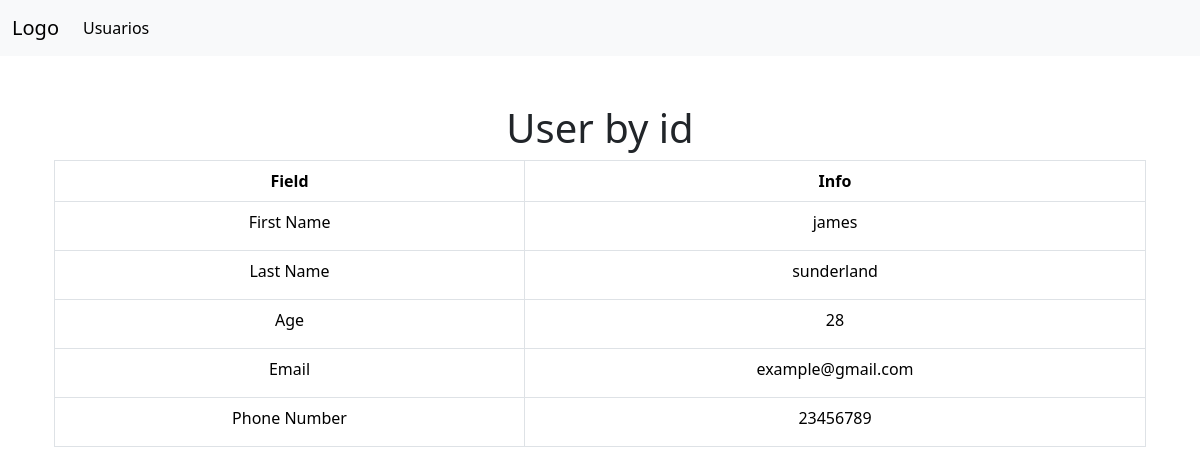
Page /form/1/ on the committed database.
### my_application/models.py (models this page shows, shortened)
class Users(models.Model):
    firstname = models.CharField(max_length=100)
    lastname = models.CharField(max_length=100)
    age = models.IntegerField()
    email = models.EmailField(max_length=255)
    phone_number = models.IntegerField()

### my_application/views.py (the view)
# urls.py: path('<int:user_id>/', views.detail, name='detail')
def detail(request, user_id):
    user = get_object_or_404(Users, id=user_id)
    return render(request, 'details.html', context={'user': user})

### my_application/templates/details.html (shortened to what this page needs)
{% extends 'base.html' %}
{% block content %}
<div class="container mt-5">
    <form method="post" novalidate>
        <table class="table table-bordered">
            <h1>User by id</h1>
            <thead>
                <tr>
                    <th>Field</th>
                    <th>Info</th>
                </tr>
            </thead>
            <tbody>
                <tr>
                    <td><label for="id_firstname" class="form-label">First Name</label></td>
                    <td>{{ user.firstname }}</td>
                </tr>
                <tr>
                    <td><label for="id_lastname" class="form-label">Last Name</label></td>
                    <td>{{ user.lastname }}</td>
                </tr>
                <tr>
                    <td><label for="id_age" class="form-label">Age</label></td>
                    <td>{{ user.age }}</td>
                </tr>
                <tr>
                    <td><label for="id_email" class="form-label">Email</label></td>
                    <td>{{ user.email }}</td>
                </tr>
                <tr>
                    <td><label for="id_phone_number" class="form-label">Phone Number</label></td>
                    <td>{{ user.phone_number }}</td>
                </tr>
            </tbody>
        </table>
    </form>
</div>
{% endblock content %}

### rows in the picture
Users: firstname "james", lastname "sunderland", age "28", email "example@gmail.com", phone_number "23456789"
